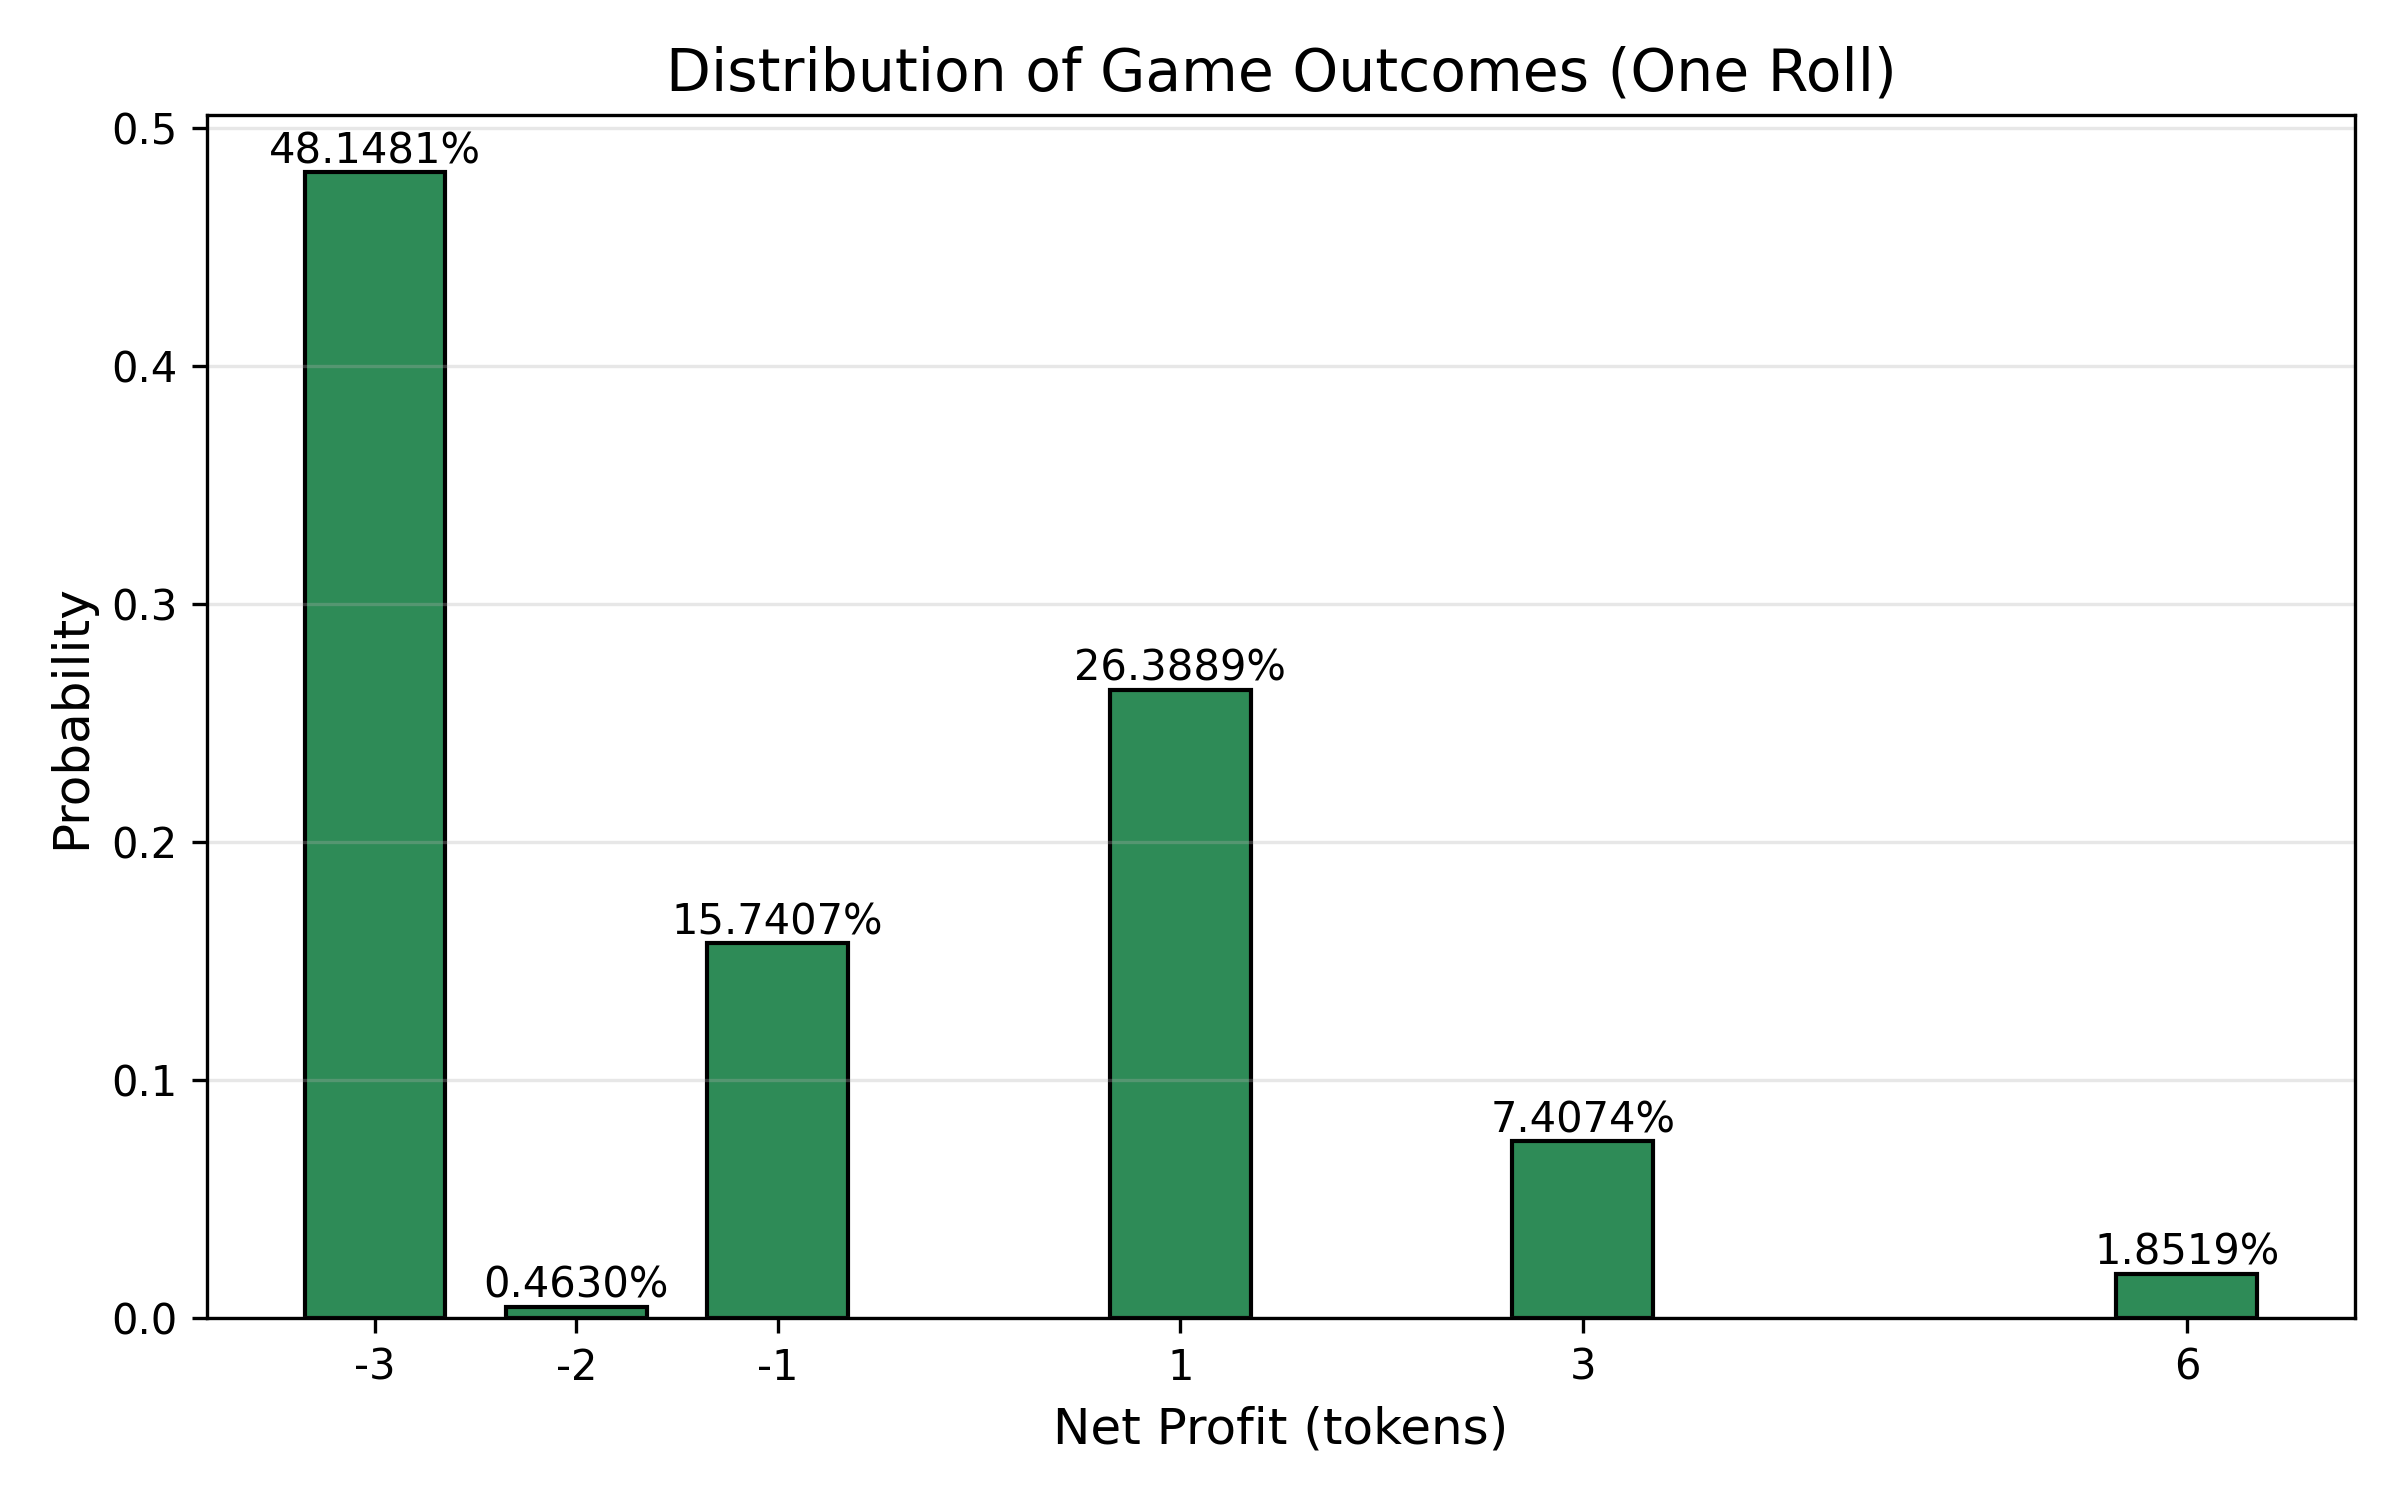

Generate this figure with Python:
import numpy as np
import matplotlib.pyplot as plt

# Game parameters (from final_params1.txt)
params = {
    "payIn": 3,
    "numOfDiceP": 3,
    "noWinRangeP": 2,
    "payoutPerStep1P": 1,
    "payoutPerStep2P": 2,
    "payoutPerStep3P": 4,
    "payoutPerStep4P": 6,
    "payoutPerStep5P": 9,
    "yardsPerStep1P": 3,
    "yardsPerStep2P": 7,
    "yardsPerStep3P": 14,
    "yardsPerStep4P": 16,
    "yardsPerStep5P": 18,
}

def get_sum_probabilities(num_dice=3, faces=6):
    from itertools import product
    sums = [sum(x) for x in product(range(1, faces+1), repeat=num_dice)]
    values, counts = np.unique(sums, return_counts=True)
    prob = np.zeros(num_dice*faces+1)
    prob[values] = counts / counts.sum()
    return prob

sum_prob = get_sum_probabilities(params["numOfDiceP"])

D = params["numOfDiceP"]
minSum = D
maxSum = D * 6
mid = (minSum + maxSum) / 2.0
r = params["noWinRangeP"]
failMin = max(minSum, int(np.ceil(mid - r)))
failMax = min(maxSum, int(np.floor(mid + r)))

def next_step(sum_):
    if failMin <= sum_ <= failMax:
        return 0
    if sum_ <= params["yardsPerStep1P"]:
        return 1
    if sum_ <= params["yardsPerStep2P"]:
        return 2
    if sum_ <= params["yardsPerStep3P"]:
        return 3
    if sum_ <= params["yardsPerStep4P"]:
        return 4
    return 5

def payout(step):
    if step < 1 or step > 5:
        return 0
    return params[f"payoutPerStep{step}P"]

# Compute the distribution for a single roll
hist = {}
for sum_ in range(minSum, maxSum+1):
    p = sum_prob[sum_]
    if p == 0:
        continue
    step = next_step(sum_)
    if step == 0:
        profit = -params["payIn"]
    else:
        profit = payout(step) - params["payIn"]
    hist[profit] = hist.get(profit, 0) + p

# Ensure all possible profit values are present (for nice x-axis)
possible_profits = [
    -params["payIn"],  # bust
    params["payoutPerStep1P"] - params["payIn"],
    params["payoutPerStep2P"] - params["payIn"],
    params["payoutPerStep3P"] - params["payIn"],
    params["payoutPerStep4P"] - params["payIn"],
    params["payoutPerStep5P"] - params["payIn"],
]
profits = np.array(sorted(set(hist.keys()) | set(possible_profits)))
probs = np.array([hist.get(k, 0.0) for k in profits])

# Plot
plt.figure(figsize=(8,5))
bars = plt.bar(profits, probs, width=0.7, color='seagreen', edgecolor='k')

plt.xlabel('Net Profit (tokens)', fontsize=12)
plt.ylabel('Probability', fontsize=12)
plt.title('Distribution of Game Outcomes (One Roll)', fontsize=14)
plt.xticks(profits, [f"{int(x)}" for x in profits])
plt.grid(axis='y', alpha=0.3)

# Annotate bars with probabilities (always show value)
for bar, prob in zip(bars, probs):
    plt.text(bar.get_x() + bar.get_width()/2, bar.get_height(), f"{prob:.4%}", 
             ha='center', va='bottom', fontsize=10)

plt.tight_layout()
plt.savefig("histogram_one_roll.png", dpi=300)
plt.show()
